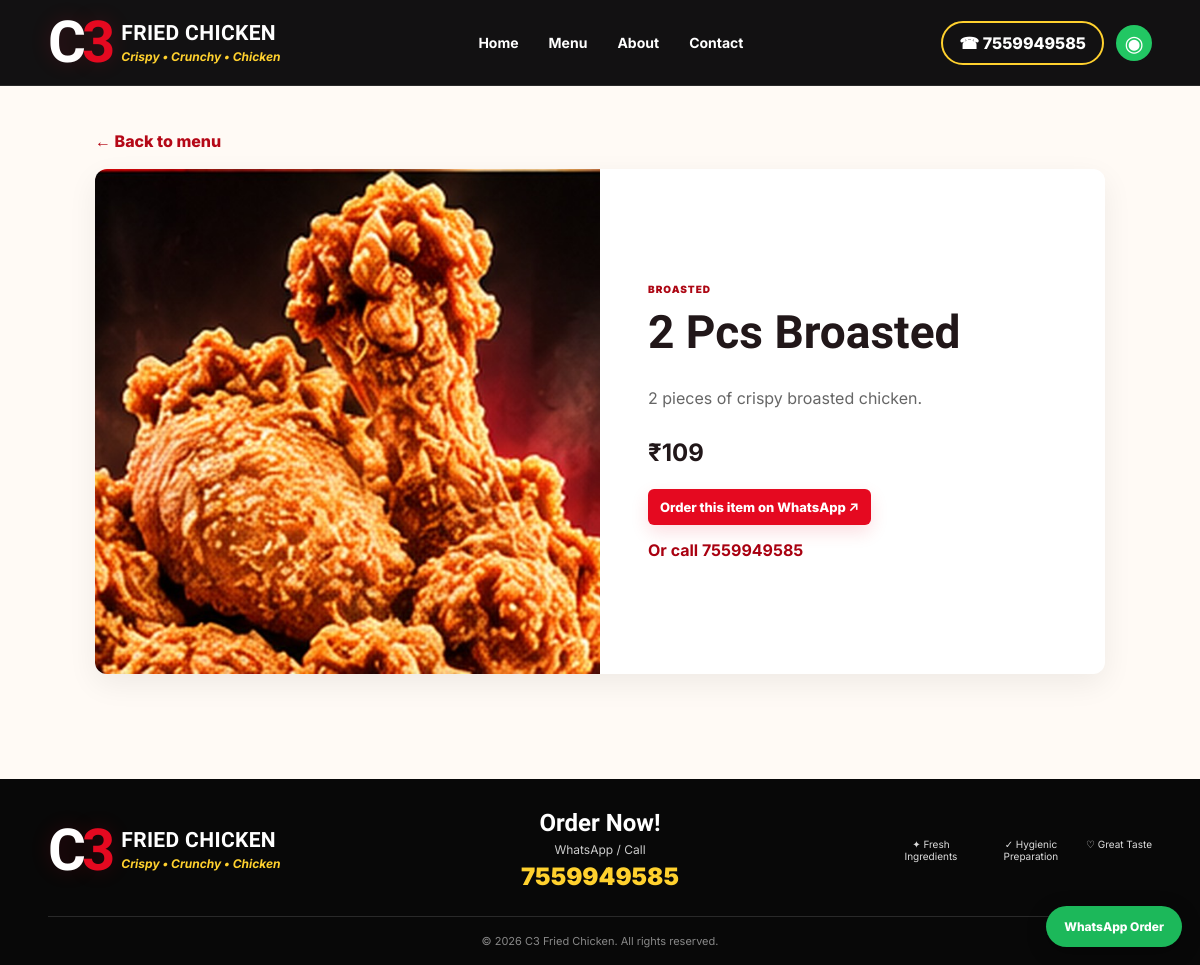
The page /menu/2-pcs-broasted/ on the database its author committed.
### menu/models.py (models this page shows, shortened)
class MenuItem(models.Model):
    category = models.ForeignKey(Category, on_delete=models.PROTECT, related_name="items")
    name = models.CharField(max_length=120)
    slug = models.SlugField(max_length=140, unique=True, blank=True)
    description = models.CharField(max_length=240, blank=True)
    price = models.DecimalField(max_digits=8, decimal_places=2, null=True, blank=True)
    image_url = models.URLField(blank=True, help_text="Optional image URL; upload an image in Admin instead for your own photo.")
    image = models.ImageField(upload_to="menu/", blank=True, null=True)
    featured = models.BooleanField(default=False)
    available = models.BooleanField(default=True)
    order = models.PositiveIntegerField(default=0)
    class Meta:
        ordering = ["order", "name"]
    @property
    def display_price(self):
        return f"₹{self.price:,.0f}" if self.price is not None else "Ask for price"
    @property
    def photo(self):
        if self.image:
            return self.image.url
        if self.image_url:
            return self.image_url
        return ""

class Category(models.Model):
    name = models.CharField(max_length=80, unique=True)
    slug = models.SlugField(max_length=90, unique=True, blank=True)
    order = models.PositiveIntegerField(default=0)
    icon = models.CharField(max_length=8, blank=True, default="🍽️")
    active = models.BooleanField(default=True)
    class Meta:
        ordering = ["order", "name"]
        verbose_name_plural = "categories"

### menu/views.py (the view)
# urls.py: path("menu/<slug:slug>/", views.item_detail, name="item_detail"),
def item_detail(request, slug):
    item = get_object_or_404(MenuItem.objects.select_related("category"), slug=slug, available=True)
    return render(request, "menu/item_detail.html", {"item": item})

### menu/context_processors.py (called while the page is built)
def cafe_settings(request):
    return {
        "CAFE_NAME": settings.CAFE_NAME,
        "CAFE_PHONE": settings.CAFE_PHONE,
        "WHATSAPP_NUMBER": settings.WHATSAPP_NUMBER,
        "CAFE_TAGLINE": settings.CAFE_TAGLINE,
    }

### templates/menu/item_detail.html (shortened to what this page needs)
{% extends "base.html" %}
{% block content %}
<section class="detail-wrap">
  <a class="back-link" href="{% url 'home' %}#menu">← Back to menu</a>
  <article class="detail-card">
    {% if item.photo %}<img class="detail-photo" src="{{ item.photo }}" alt="{{ item.name }}">{% else %}<div class="detail-placeholder">{{ item.category.icon }}</div>{% endif %}
    <div class="detail-copy"><span class="item-category">{{ item.category.name }}</span><h1>{{ item.name }}</h1><p>{{ item.description }}</p><strong class="detail-price">{% if item.price %}{{ item.display_price }}{% else %}Ask for price{% endif %}</strong><a class="button order-button large" target="_blank" rel="noopener" href="https://wa.me/{{ WHATSAPP_NUMBER }}?text=Hello%20C3%20Fried%20Chicken%2C%20I%20want%20to%20order%3A%20{{ item.name|urlencode }}">Order this item on WhatsApp ↗</a><a class="call-link" href="tel:{{ CAFE_PHONE }}">Or call {{ CAFE_PHONE }}</a></div>
  </article>
</section>
{% endblock %}

### static/css/site.css (style rules this page uses)
:root { --red:#f20e20;--deep:#101010;--gold:#ffce24;--cream:#f8f7f2;--ink:#151515;--muted:#6e6e6e }
* { box-sizing:border-box }
html { scroll-behavior:smooth;scroll-padding-top:85px }
body { margin:0;background:var(--cream);color:var(--ink);font-family:Inter,Arial,sans-serif }
a { color:inherit;text-decoration:none }
.button { display:inline-flex;justify-content:center;align-items:center;gap:10px;background:var(--red);color:white;border:0;border-radius:6px;padding:13px 18px;font-weight:800;cursor:pointer;transition:transform .18s,background .18s }
.item-category { font-size:10px;text-transform:uppercase;letter-spacing:1px;color:#ad0714;font-weight:900 }
.order-button { font-size:11px;padding:10px 12px;white-space:nowrap }
.detail-wrap { max-width:1050px;margin:45px auto;padding:0 20px 60px }
.back-link { display:inline-block;margin-bottom:18px;color:#b50817;font-weight:800 }
.detail-card { background:#fff;border-radius:12px;overflow:hidden;display:grid;grid-template-columns:1fr 1fr;box-shadow:0 10px 30px #0001 }
.detail-photo { width:100%;height:100%;min-height:340px;object-fit:cover }
.detail-copy { padding:clamp(25px,4vw,48px);display:flex;flex-direction:column;align-items:flex-start;justify-content:center }
.detail-copy h1 { font-family:'Barlow Condensed',sans-serif;font-size:46px;margin:10px 0 }
.detail-copy p { color:#666;line-height:1.7 }
.detail-price { font-size:24px;margin:10px 0 22px }
.button.large { font-size:13px }
.call-link { margin-top:15px;color:#a90010;font-weight:700 }
:root { --red:#e50920;--deep:#10090a;--gold:#ffd12e;--cream:#fffaf5;--ink:#211719;--muted:#76676a }
body { overflow-x:hidden }
img { max-width:100% }
.button,.order-button,.whatsapp-button { box-shadow:0 7px 18px #e5092022 }

### rows shown on the page
MenuItem: photo (picture), category.name "BROASTED", name "2 Pcs Broasted", description "2 pieces of crispy broasted chicken.", display_price "₹109"

### other values the page prints
{{ CAFE_TAGLINE }} "Crispy • Crunchy • Chicken"
{{ CAFE_PHONE }} "7559949585"
